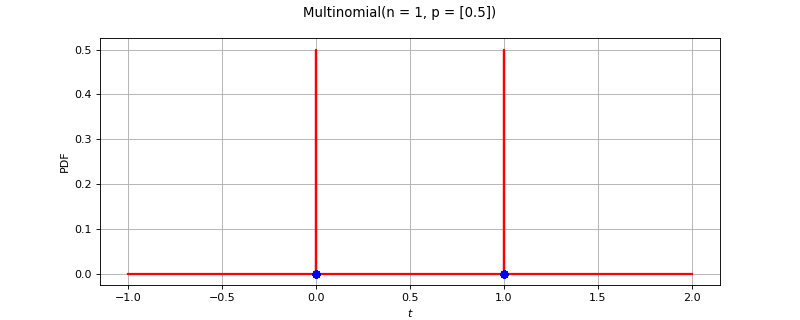

This figure's Python source:
import openturns as ot
from matplotlib import pyplot as plt
from openturns.viewer import View
ot.RandomGenerator.SetSeed(0)
factory = ot.MultinomialFactory()
ref = factory.build()
dimension = ref.getDimension()
if dimension <= 2:
    sample = ref.getSample(50)
    distribution = factory.build(sample)
    if dimension == 1:
        distribution.setDescription(['$t$'])
        pdf_graph = distribution.drawPDF(256)
        cloud = ot.Cloud(sample, ot.Sample(sample.getSize(), 1))
        cloud.setColor('blue')
        cloud.setPointStyle('fcircle')
        pdf_graph.add(cloud)
        pdf_graph.setTitle(str(distribution))
        fig = plt.figure(figsize=(10, 4))
        pdf_axis = fig.add_subplot(111)
        View(pdf_graph, figure=fig, axes=[pdf_axis], add_legend=False)
    else:
        sample = ref.getSample(500)
        distribution.setDescription(['$t_0$', '$t_1$'])
        pdf_graph = distribution.drawPDF([256]*2)
        cloud = ot.Cloud(sample)
        cloud.setColor('red')
        cloud.setPointStyle('fcircle')
        pdf_graph.add(cloud)
        pdf_graph.setTitle(str(distribution))
        fig = plt.figure(figsize=(10, 4))
        pdf_axis = fig.add_subplot(111)
        View(pdf_graph, figure=fig, axes=[pdf_axis], add_legend=False, square_axes=True)
